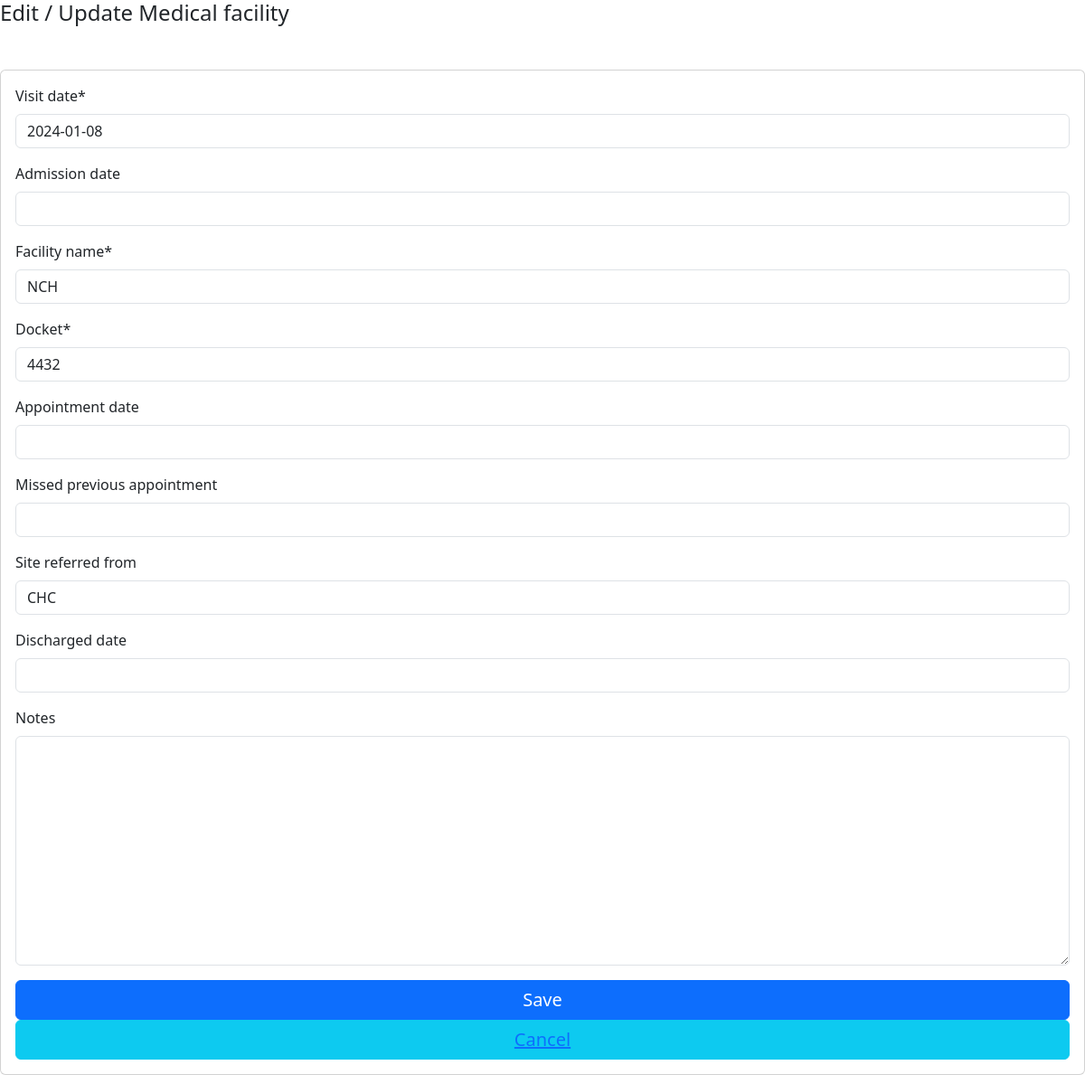
Page /client/edit/medical_facility/1/ on the committed database.
### tb_app/models.py (models this page shows)
class MedicalFacility(TSIS2BaseModel):
    client = models.ForeignKey("client", blank=False, null=False, on_delete=models.PROTECT)
    visit_date = models.DateField(blank=False, null=False)
    admission_date = models.DateField(blank=True, null=True)
    facility_name = models.CharField(blank=False, null=False,max_length=255)
    docket = models.CharField(blank=False, null=False,max_length=255)
    appointment_date = models.DateField(blank=True, null=True)
    missed_previous_appointment = models.CharField(blank=True, null=True,max_length=10)
    site_referred_from = models.CharField(blank=True, null=True,max_length=255)
    discharged_date = models.DateField(blank=True, null=True)
    notes = models.TextField(blank=True, null=True)

### tb_app/views.py (the view)
# urls.py: path('edit/medical_facility/<int:medical_facility_id>/', edit_medical_facility, name='edit_medical_facility'),
def edit_medical_facility(request, medical_facility_id):
    medical_facility = get_object_or_404(MedicalFacility, pk=medical_facility_id)
    client = medical_facility.client
    if request.method == 'POST':
        form = MedicalFacilityForm(request.POST, instance=medical_facility)
        if form.is_valid():
            medical_facility = form.save(commit=False)
            medical_facility.modified_by_id =  request.session['User_id']
            medical_facility.modified_on =  datetime.now()
            medical_facility.save()
            return render(request, 'close_window.html')
    else:
        form = MedicalFacilityForm(instance=medical_facility)
    return render(request, 'edit_medical_facility.html', {'form': form, 'medical_facility': medical_facility})

### tb_app/forms.py
class MedicalFacilityForm(forms.ModelForm):
    class Meta:
        model = MedicalFacility
        exclude = ['created_at', 'modified_on', 'created_by', 'modified_by', 'is_active', 'deleted_at', 'deleted_by', 'client', 'facility']
        widgets = {
            "visit_date": DatePickerInput(),
            "discharged_date": DatePickerInput(),
            "appointment_date": DatePickerInput(),
            "admission_date": DatePickerInput(),
        }

### tb_app/base_model.py (called while the page is built)
    def get_queryset(self):
        if self.include_deleted:
            return TSIS2BaseQuerySet(self.model)
        return TSIS2BaseQuerySet(self.model).filter(deleted_at=None)

### tb_app/templates/edit_medical_facility.html (shortened to what this page needs)
  {% load widget_tweaks %}
  {% load bootstrap5 %}
  {% bootstrap_css %}
  {% load crispy_forms_tags %}
  {% block content %}
<h4>Edit / Update Medical facility</h4>
<form method="POST" class="card p-3 mt-5 form-floating form-horizontal form-group">
  {{ form|crispy}}
  <button type="submit" class="btn btn-primary" style="font-size: 20px;">Save</button>
  <button class="btn btn-info" style="font-size: 20px;"><a href="{% url 'close_window'  %}">Cancel</a></button>
 </form>
{% endblock %}

### rows in the picture
MedicalFacility: visit_date "2024-01-08", facility_name "NCH", docket "4432", site_referred_from "CHC"
